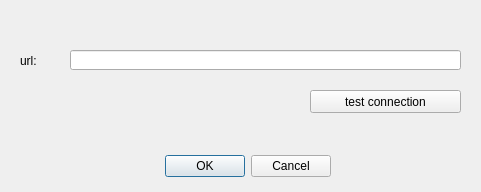
<?xml version="1.0" encoding="UTF-8"?>
<ui version="4.0">
 <class>SetServerUrlDialogBase</class>
 <widget class="QDialog" name="SetServerUrlDialogBase">
  <property name="geometry">
   <rect>
    <x>0</x>
    <y>0</y>
    <width>481</width>
    <height>192</height>
   </rect>
  </property>
  <property name="windowTitle">
   <string>Dialog</string>
  </property>
  <widget class="QDialogButtonBox" name="buttonBox">
   <property name="geometry">
    <rect>
     <x>-10</x>
     <y>150</y>
     <width>341</width>
     <height>32</height>
    </rect>
   </property>
   <property name="orientation">
    <enum>Qt::Horizontal</enum>
   </property>
   <property name="standardButtons">
    <set>QDialogButtonBox::Cancel|QDialogButtonBox::Ok</set>
   </property>
  </widget>
  <widget class="QLabel" name="label">
   <property name="geometry">
    <rect>
     <x>20</x>
     <y>50</y>
     <width>54</width>
     <height>21</height>
    </rect>
   </property>
   <property name="text">
    <string>url:</string>
   </property>
  </widget>
  <widget class="QLineEdit" name="m_editUrl">
   <property name="geometry">
    <rect>
     <x>70</x>
     <y>50</y>
     <width>391</width>
     <height>20</height>
    </rect>
   </property>
  </widget>
  <widget class="QPushButton" name="m_testConn">
   <property name="geometry">
    <rect>
     <x>310</x>
     <y>90</y>
     <width>151</width>
     <height>23</height>
    </rect>
   </property>
   <property name="text">
    <string>test connection</string>
   </property>
  </widget>
 </widget>
 <resources/>
 <connections>
  <connection>
   <sender>buttonBox</sender>
   <signal>accepted()</signal>
   <receiver>SetServerUrlDialogBase</receiver>
   <slot>accept()</slot>
   <hints>
    <hint type="sourcelabel">
     <x>248</x>
     <y>254</y>
    </hint>
    <hint type="destinationlabel">
     <x>157</x>
     <y>274</y>
    </hint>
   </hints>
  </connection>
  <connection>
   <sender>buttonBox</sender>
   <signal>rejected()</signal>
   <receiver>SetServerUrlDialogBase</receiver>
   <slot>reject()</slot>
   <hints>
    <hint type="sourcelabel">
     <x>316</x>
     <y>260</y>
    </hint>
    <hint type="destinationlabel">
     <x>286</x>
     <y>274</y>
    </hint>
   </hints>
  </connection>
 </connections>
</ui>
